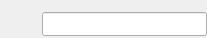
<?xml version="1.0" encoding="UTF-8"?>
<ui version="4.0">
 <class>DongliTeahouseLogin</class>
 <widget class="QWidget" name="DongliTeahouseLogin">
  <property name="geometry">
   <rect>
    <x>0</x>
    <y>0</y>
    <width>207</width>
    <height>38</height>
   </rect>
  </property>
  <property name="windowTitle">
   <string>DongliTeahouseLogin</string>
  </property>
  <layout class="QHBoxLayout" name="horizontalLayout">
   <property name="spacing">
    <number>7</number>
   </property>
   <property name="leftMargin">
    <number>7</number>
   </property>
   <property name="topMargin">
    <number>10</number>
   </property>
   <property name="rightMargin">
    <number>0</number>
   </property>
   <property name="bottomMargin">
    <number>0</number>
   </property>
   <item>
    <widget class="QLabel" name="label">
     <property name="sizePolicy">
      <sizepolicy hsizetype="Fixed" vsizetype="Fixed">
       <horstretch>0</horstretch>
       <verstretch>0</verstretch>
      </sizepolicy>
     </property>
     <property name="minimumSize">
      <size>
       <width>28</width>
       <height>28</height>
      </size>
     </property>
     <property name="text">
      <string/>
     </property>
     <property name="pixmap">
      <pixmap>:/icon/white/white_lock.svg</pixmap>
     </property>
     <property name="scaledContents">
      <bool>true</bool>
     </property>
    </widget>
   </item>
   <item>
    <widget class="QLineEdit" name="lineEdit">
     <property name="minimumSize">
      <size>
       <width>165</width>
       <height>24</height>
      </size>
     </property>
     <property name="font">
      <font>
       <pointsize>9</pointsize>
      </font>
     </property>
     <property name="echoMode">
      <enum>QLineEdit::Password</enum>
     </property>
    </widget>
   </item>
  </layout>
 </widget>
 <resources>
  <include location="../DongliTeahouse.qrc"/>
 </resources>
 <connections/>
</ui>
